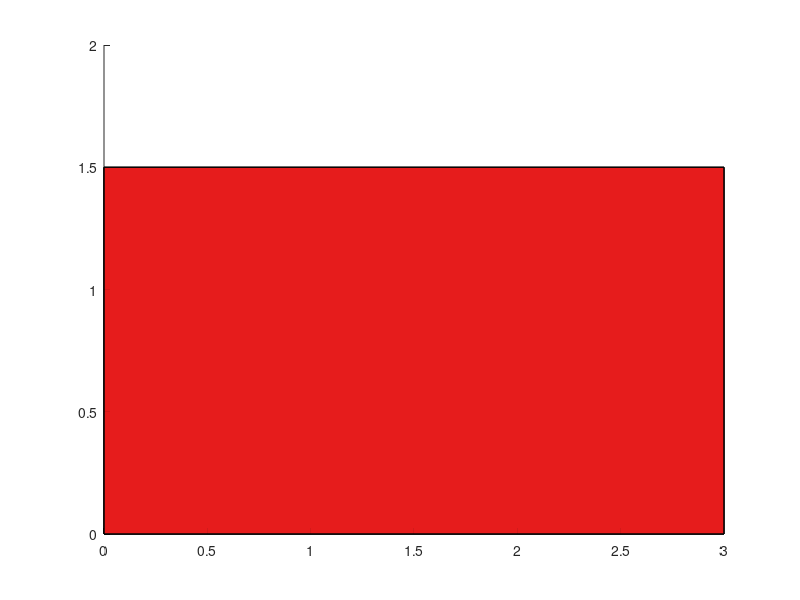

Write the MATLAB code that produced this figure. (Note: this script raises an error after producing the figure.)
% draw_car.m
% Draw a simple 3D car in GNU Octave

clf;
figure('Name', '3D Car', 'Color', [1 1 1]);
hold on;

% Car body vertices
body = [0 0 0;
        3 0 0;
        3 1.5 0;
        0 1.5 0;
        0 0 0.8;
        3 0 0.8;
        3 1.5 0.8;
        0 1.5 0.8];

% Body faces
faces = [1 2 3 4;    % bottom
         5 6 7 8;    % roof
         1 2 6 5;    % front
         2 3 7 6;    % right
         3 4 8 7;    % rear
         4 1 5 8];   % left

patch('Vertices', body, 'Faces', faces, ...
      'FaceColor', [0.9 0.1 0.1], 'EdgeColor', 'k', 'FaceAlpha', 0.9);

% Windshield and windows
window = [0.5 0 0.8;
          2.2 0 0.8;
          2.2 0 0.4;
          0.5 0 0.4];
patch('Vertices', window, 'Faces', [1 2 3 4], ...
      'FaceColor', [0.2 0.5 0.8], 'FaceAlpha', 0.4, 'EdgeColor', 'none');

window_side = [0.5 1.5 0.8;
               2.2 1.5 0.8;
               2.2 1.5 0.4;
               0.5 1.5 0.4];
patch('Vertices', window_side, 'Faces', [1 2 3 4], ...
      'FaceColor', [0.2 0.5 0.8], 'FaceAlpha', 0.4, 'EdgeColor', 'none');

% Wheels
[r, z] = cylinder(0.25, 30);
wheel_z = z * 0.3 - 0.15;
for offset = [0.4 1.1 1.9 2.6]
    % front and rear wheels
    X = r + offset;
    Y = ones(size(X)) * 0.2;
    patch(surf2patch(X, Y, wheel_z), 'FaceColor', [0.1 0.1 0.1], 'EdgeColor', 'none');
    Y = ones(size(X)) * 1.3;
    patch(surf2patch(X, Y, wheel_z), 'FaceColor', [0.1 0.1 0.1], 'EdgeColor', 'none');
end

% Details: headlights and grille
patch('Vertices', [3 0.2 0.35; 3.1 0.2 0.35; 3.1 0.2 0.55; 3 0.2 0.55], 'Faces', [1 2 3 4], ...
      'FaceColor', [1 1 0.4], 'FaceAlpha', 0.8, 'EdgeColor', 'none');
patch('Vertices', [3 1.3 0.35; 3.1 1.3 0.35; 3.1 1.3 0.55; 3 1.3 0.55], 'Faces', [1 2 3 4], ...
      'FaceColor', [1 1 0.4], 'FaceAlpha', 0.8, 'EdgeColor', 'none');

% Axes and view
axis equal;
grid on;
view(40, 25);
camproj('perspective');
xlabel('X');
ylabel('Y');
zlabel('Z');
title('3D Car');
rotate3d on;

hold off;
